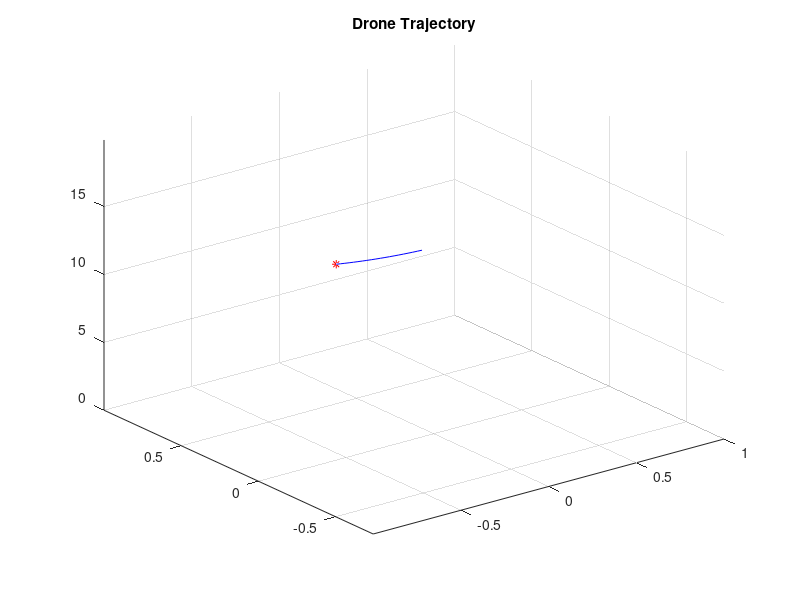

MATLAB code to generate this figure:

N_traj = 200;
N = 20;
dt = 0.05;

% Reference Trajectory Generation
xref = cos(0.02*(0:N_traj-1));
yref = sin(0.02*(0:N_traj-1));
zref = 0.1*(0:N_traj-1);

dxref = [0, diff(xref)/dt];
dyref = [0, diff(yref)/dt];
dzref = [0, diff(zref)/dt]; 

refTraj = [xref;yref;zref;dxref;dyref;dzref];
xCur = refTraj(:,1);

nx = size(refTraj,1);

% Simulate
step = 1;
figure
while(step + N < N_traj)
    tic
    
    % Get ref trajectory for next N steps
    mpcRef = refTraj(:,step:step+N-1);
    
    % Collect MPC Control (roll,pitch,yaw,thrust commands)
    %u = ...
    
    % Simulate nonlinear drone dynamic model
    %xCur = ...
        
    % Update plots and sleep for real time animation
    xCur = mpcRef(1:3,1);
    plot3(mpcRef(1,:),mpcRef(2,:),mpcRef(3,:),'b')
    hold on
    plot3(xCur(1,:),xCur(2,:),xCur(3,:),'r*')
    hold off
    title('Drone Trajectory')
    
    xlim([min(xref) max(xref)])
    ylim([min(yref) max(yref)])
    zlim([min(zref) max(zref)])
    grid on
    
    step = step + 1;
    tsleep = dt - toc;
    if (tsleep > 0)
        pause(tsleep)
    end
    
end




